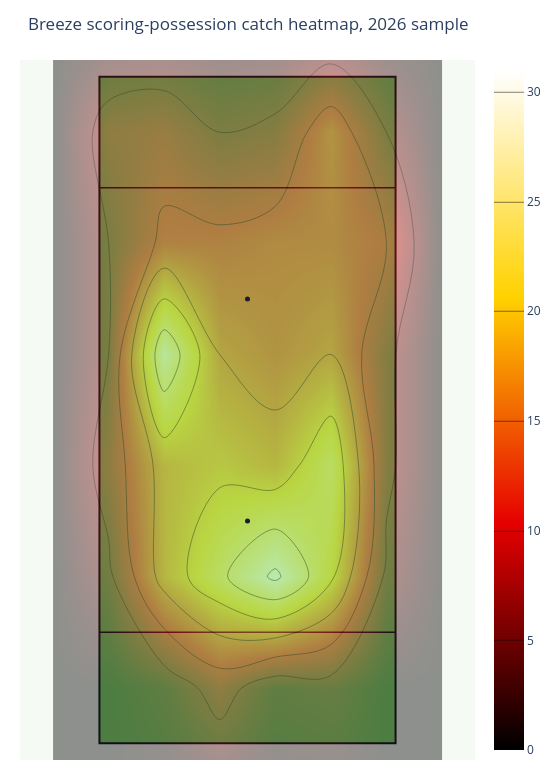

The notebook cell this image was saved under:
### Markdown cell above
## Catch Location Heatmap

This shows where completed throws in scoring possessions are caught.

### Code cell
heatmap = plot_scoring_heatmap(
    analysis_paths,
    title=f"{TEAM_ID.title()} scoring-possession catch heatmap, {SEASON} sample",
)
heatmap.show()

### Figure 1 — Plotly figure (JSON) as saved in the notebook; plotly's stock layout.template omitted (floating-point values rounded to 4 significant figures; data arrays with more than 128 entries replaced by an {"elided": "..."} marker saying what was removed)
{"data": [{"hoverinfo": "skip", "marker": {"color": "#1B1E26", "size": 5}, "mode": "markers", "showlegend": false, "type": "scatter", "x": [0], "y": [40]}, {"hoverinfo": "skip", "marker": {"color": "#1B1E26", "size": 5}, "mode": "markers", "showlegend": false, "type": "scatter", "x": [0], "y": [80]}, {"colorscale": [[0, "rgb(0,0,0)"], [0.3333, "rgb(230,0,0)"], [0.6667, "rgb(255,210,0)"], [1, "rgb(255,255,255)"]], "contours": {"coloring": "heatmap"}, "name": "Catch density", "opacity": 0.65, "showscale": true, "type": "histogram2dcontour", "x": {"elided": "393 float values"}, "y": {"elided": "393 float values"}}], "layout": {"height": 780, "margin": {"b": 20, "l": 20, "r": 20, "t": 60}, "paper_bgcolor": "white", "plot_bgcolor": "#f6faf5", "shapes": [{"fillcolor": "#86d973", "layer": "below", "line": {"color": "#1B1E26", "width": 2}, "type": "rect", "x0": -26.65, "x1": 26.65, "y0": 0, "y1": 120}, {"layer": "below", "line": {"color": "#1B1E26", "width": 1.5}, "type": "line", "x0": -26.65, "x1": 26.65, "y0": 20, "y1": 20}, {"layer": "below", "line": {"color": "#1B1E26", "width": 1.5}, "type": "line", "x0": -26.65, "x1": 26.65, "y0": 100, "y1": 100}], "title": {"text": "Breeze scoring-possession catch heatmap, 2026 sample"}, "width": 560, "xaxis": {"range": [-31.65, 31.65], "scaleanchor": "y", "scaleratio": 1, "showgrid": false, "visible": false, "zeroline": false}, "yaxis": {"range": [-3, 123], "showgrid": false, "visible": false, "zeroline": false}}}
